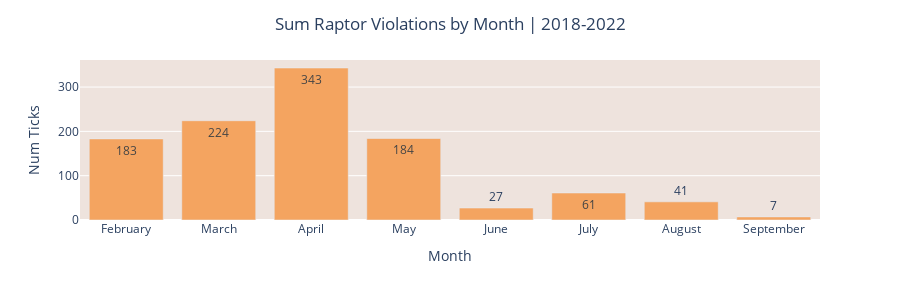

Notebook code for this chart:
### Markdown cell above
## By Month

### Code cell
rapt_month_bb = df_rapt_bb['Date'].groupby(df_rapt_bb['Date'].dt.month).count()
rapt_month_bb.index = rapt_month_bb.index.map({1:'January', 2:'February', 3:'March', 4:'April', 5:'May', 6:'June', 7:'July', 8:'August', 9:'September', 10:'October', 11:'November', 12:'December'})

fig = px.bar(rapt_month_bb, text_auto='0', height=300)
fig.update_xaxes(title='Month')
fig.update_yaxes(title='Num Ticks')
fig.update_traces(marker_color='#F4A460')
fig.update_layout(title='Sum Raptor Violations by Month | 2018-2022', title_x=0.5, showlegend=False, plot_bgcolor='#EEE3DD')
fig.write_html(html_folder + 'month_viol.html')
fig

### Figure 1 — Plotly figure (JSON) as saved in the notebook; plotly's stock layout.template omitted (floating-point values rounded to 4 significant figures)
{"data": [{"alignmentgroup": "True", "hovertemplate": "variable=Date<br>index=%{x}<br>value=%{y}<extra></extra>", "legendgroup": "Date", "marker": {"color": "#F4A460", "pattern": {"shape": ""}}, "name": "Date", "offsetgroup": "Date", "orientation": "v", "showlegend": true, "textposition": "auto", "texttemplate": "%{y:0}", "type": "bar", "x": ["February", "March", "April", "May", "June", "July", "August", "September"], "xaxis": "x", "y": [183, 224, 343, 184, 27, 61, 41, 7], "yaxis": "y"}], "layout": {"barmode": "relative", "height": 300, "legend": {"title": {"text": "variable"}, "tracegroupgap": 0}, "margin": {"t": 60}, "plot_bgcolor": "#EEE3DD", "showlegend": false, "title": {"text": "Sum Raptor Violations by Month | 2018-2022", "x": 0.5}, "xaxis": {"anchor": "y", "domain": [0, 1], "title": {"text": "Month"}}, "yaxis": {"anchor": "x", "domain": [0, 1], "title": {"text": "Num Ticks"}}}}
